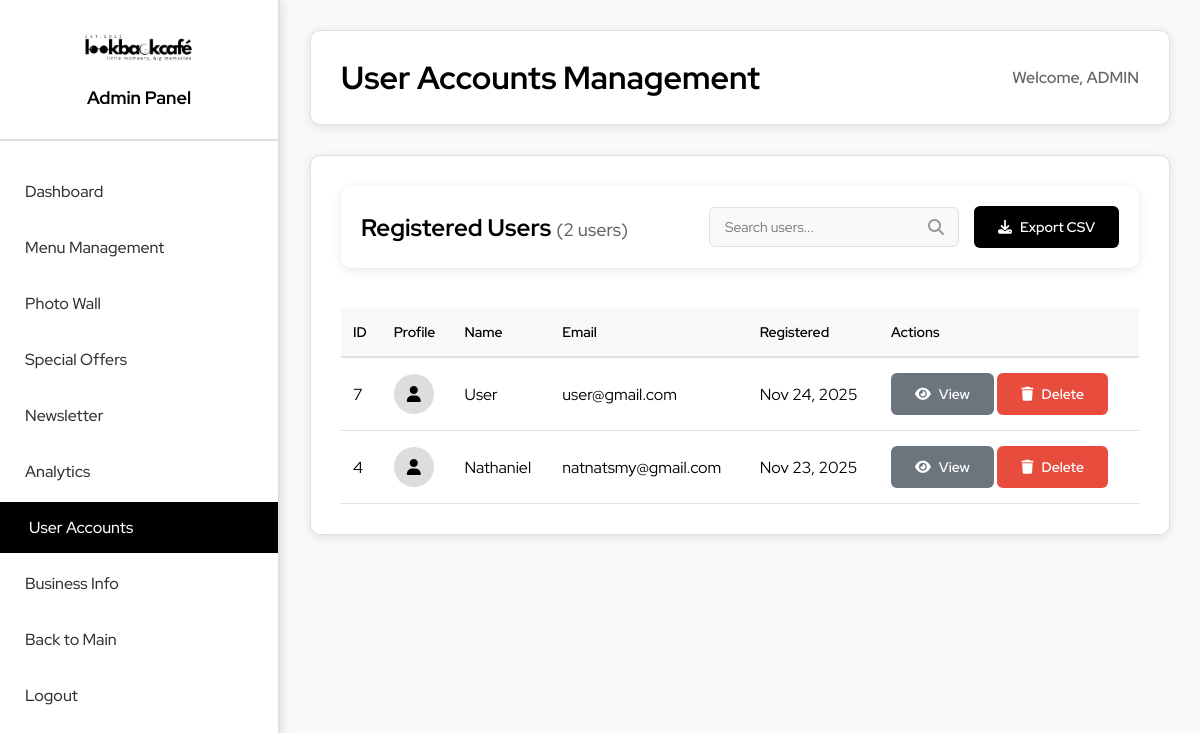
The page /website/user-accounts.php (signed in) on the database its author committed.
### tables this page shows
CREATE TABLE `users` (
  `user_id` int(11) NOT NULL,
  `user_name` varchar(100) NOT NULL,
  `user_email` varchar(255) NOT NULL,
  `password` varchar(255) NOT NULL,
  `user_avatar` varchar(500) DEFAULT NULL,
  `created_at` timestamp NOT NULL DEFAULT current_timestamp()
);

### website/user-accounts.php (the view, shortened to what this page needs)
<?php
require_once 'config/db.php';
$users = $conn->query("SELECT * FROM users ORDER BY created_at DESC");
$userCount = $users->num_rows;
?>
<!DOCTYPE html>
<html lang="en">
<head>
    <link rel="stylesheet" href="../resources/css/admindash.css">
    <link rel="stylesheet" href="../resources/css/user-accounts.css">
    <link rel="stylesheet" href="https://cdnjs.cloudflare.com/ajax/libs/font-awesome/6.4.0/css/all.min.css">
</head>
<body>
    <div class="admin-container">
        <div class="sidebar">
            <div class="logo-section">
                <img src="../resources/img/LOGIN/logo.jpg" alt="Look Back Café" class="logo">
                <h2>Admin Panel</h2>
            </div>
            <nav class="admin-nav">
                <ul>
                    <li><a href="admindash.php">Dashboard</a></li>
                    <li><a href="menumanagement.php">Menu Management</a></li>
                    <li><a href="photowall.php">Photo Wall</a></li>
                    <li><a href="special.php">Special Offers</a></li>
                    <li><a href="newsletter.php">Newsletter</a></li>
                    <li><a href="analytics.php">Analytics</a></li>
                    <li class="active"><a href="user-accounts.php">User Accounts</a></li>
                    <li><a href="business-info.php">Business Info</a></li>
                    <li><a href="main.php">Back to Main</a></li>
                    <li><a href="auth/logout.php">Logout</a></li>
                </ul>
            </nav>
        </div>
        <div class="main-content">
            <header class="admin-header">
                <h1>User Accounts Management</h1>
                <div class="user-info">
                    <span>Welcome, <?php echo htmlspecialchars($_SESSION['user_name']); ?></span>
                </div>
            </header>
            <div class="users-section">
                <div class="section-header">
                    <h2>Registered Users <span class="user-count">(<?php echo $userCount; ?> users)</span></h2>
                    <div class="section-actions">
                        <div class="search-box">
                            <input type="text" id="searchUsers" placeholder="Search users..." <?php echo $userCount === 0 ? 'disabled' : ''; ?>>
                            <i class="fas fa-search"></i>
                        </div>
                        <button class="btn btn-primary" onclick="exportUsers()" <?php echo $userCount === 0 ? 'disabled' : ''; ?>>
                            <i class="fas fa-download"></i> Export CSV
                        </button>
                    </div>
                </div>
                <?php if ($userCount === 0): ?>
                <div class="empty-state">
                    <i class="fas fa-users"></i>
                    <h3>No Users Registered Yet</h3>
                    <p>User accounts will appear here once users start registering on your website.</p>
                    <div class="empty-state-actions">
                        <button class="btn btn-secondary" onclick="location.reload()">
                            <i class="fas fa-sync"></i> Check for New Users
                        </button>
                    </div>
                </div>
                <?php else: ?>
                <div class="users-table-container">
                    <table class="users-table">
                        <thead>
                            <tr>
                                <th>ID</th>
                                <th>Profile</th>
                                <th>Name</th>
                                <th>Email</th>
                                <th>Registered</th>
                                <th>Actions</th>
                            </tr>
                        </thead>
                        <tbody id="usersTableBody">
                            <?php while ($user = $users->fetch_assoc()): ?>
                            <tr>
                                <td><?php echo $user['user_id']; ?></td>
                                <td>
                                    <?php if ($user['user_avatar']): ?>
                                        <img src="<?php echo htmlspecialchars($user['user_avatar']); ?>" alt="Avatar" class="user-avatar-img">
                                    <?php else: ?>
                                        <div class="user-avatar-placeholder">
                                            <i class="fas fa-user"></i>
                                        </div>
                                    <?php endif; ?>
                                </td>
                                <td><?php echo htmlspecialchars($user['user_name']); ?></td>
                                <td><?php echo htmlspecialchars($user['user_email']); ?></td>
                                <td><?php echo date('M j, Y', strtotime($user['created_at'])); ?></td>
                                <td>
                                    <button class="btn btn-sm btn-secondary" onclick="viewUser(<?php echo $user['user_id']; ?>, '<?php echo htmlspecialchars($user['user_name']); ?>', '<?php echo htmlspecialchars($user['user_email']); ?>', '<?php echo $user['created_at']; ?>')">
                                        <i class="fas fa-eye"></i> View
                                    </button>
                                    <form method="POST" class="inline-delete-form" onsubmit="return confirm('Are you sure you want to delete this user?')">
                                        <button type="submit" name="delete_user" class="btn btn-sm btn-delete">
                                            <i class="fas fa-trash"></i> Delete
                                        </button>
                                    </form>
                                </td>
                            </tr>
                            <?php endwhile; ?>
                        </tbody>
                    </table>
                </div>
                <?php endif; ?>
            </div>
        </div>
    </div>
</body>
</html>

### resources/css/admindash.css (style rules this page uses)
* { margin: 0; padding: 0; box-sizing: border-box; }
body { font-family: 'Red Hat Display', sans-serif; background: #ffffff; color: #000000; }
.admin-container { display: flex; min-height: 100vh; }
.sidebar { width: 280px; background: #ffffff; color: #000000; position: fixed; height: 100vh; overflow-y: auto; border-right: 2px solid #e0e0e0; box-shadow: 2px 0 10px rgba(0,0,0,0.1); }
.logo-section { padding: 30px 20px; text-align: center; border-bottom: 2px solid #e0e0e0; }
.logo { max-width: 120px; margin-bottom: 15px; }
.logo-section h2 { font-size: 18px; font-weight: 700; color: #000000; }
.admin-nav ul { list-style: none; padding: 20px 0; }
.admin-nav li { margin: 5px 0; }
.admin-nav a { display: flex; align-items: center; padding: 15px 25px; color: #333333; text-decoration: none; transition: all 0.3s ease; font-weight: 500; }
.admin-nav a:hover, .admin-nav li.active a { background: #000000; color: #ffffff; border-left: 4px solid #000000; }
.main-content { flex: 1; margin-left: 280px; padding: 30px; background: #f8f9fa; }
.admin-header { background: white; padding: 25px 30px; border-radius: 10px; box-shadow: 0 2px 10px rgba(0,0,0,0.1); margin-bottom: 30px; display: flex; justify-content: space-between; align-items: center; border: 1px solid #e0e0e0; }
.admin-header h1 { color: #000000; font-size: 32px; font-weight: 700; }
.user-info { color: #666666; font-weight: 600; font-size: 16px; }
.btn-delete { background: #e74c3c; color: white; border: none; padding: 8px 15px; border-radius: 5px; cursor: pointer; font-size: 0.9em; }
.btn-sm { padding: 5px 10px; font-size: 0.8em; }
.section-header { display: flex; justify-content: space-between; align-items: center; margin-bottom: 20px; padding: 20px; background: white; border-radius: 10px; box-shadow: 0 2px 10px rgba(0,0,0,0.1); }
.section-header h2 { margin: 0; color: #333; }
.btn { padding: 10px 20px; border: none; border-radius: 5px; cursor: pointer; font-size: 1em; font-weight: 500; transition: background-color 0.3s ease; display: inline-flex; align-items: center; gap: 8px; }
.btn-primary { background: #3498db; color: white; }
.btn-secondary { background: #95a5a6; color: white; }
.btn { padding: 12px 24px; border: none; border-radius: 6px; font-family: 'Red Hat Display', sans-serif; font-weight: 600; cursor: pointer; transition: all 0.3s ease; text-decoration: none; display: inline-block; text-align: center; font-size: 14px; }
.btn-primary { background: #000000; color: white; border: 2px solid #000000; }
.btn-sm { padding: 8px 12px; font-size: 12px; flex: 1; }
.section-header { display: flex; justify-content: space-between; align-items: center; margin-bottom: 25px; }
.section-header h2 { color: #000000; font-size: 24px; font-weight: 700; margin: 0; }
.users-section { background: white; padding: 30px; border-radius: 10px; box-shadow: 0 2px 10px rgba(0,0,0,0.1); border: 1px solid #e0e0e0; }
.section-header { display: flex; justify-content: space-between; align-items: center; margin-bottom: 25px; flex-wrap: wrap; gap: 15px; }
.user-count { color: #666666; font-size: 18px; font-weight: 500; }
.section-actions { display: flex; gap: 15px; align-items: center; flex-wrap: wrap; }
.search-box { position: relative; min-width: 250px; }
.search-box input { width: 100%; padding: 10px 40px 10px 15px; border: 1px solid #e0e0e0; border-radius: 6px; font-family: 'Red Hat Display', sans-serif; font-size: 14px; transition: border-color 0.3s ease; background-color: #f8f9fa; }
.search-box i { position: absolute; right: 15px; top: 50%; transform: translateY(-50%); color: #999; }
.users-table-container { overflow-x: auto; margin-top: 20px; }
.users-table { width: 100%; border-collapse: collapse; margin-top: 10px; }
.users-table th { background-color: #f8f9fa; font-weight: 600; color: #000000; padding: 15px 12px; text-align: left; border-bottom: 2px solid #e0e0e0; font-size: 14px; }
.users-table td { padding: 15px 12px; border-bottom: 1px solid #e0e0e0; vertical-align: middle; }
.btn-secondary { background: #6c757d; color: white; border: 2px solid #6c757d; }
.section-header { display: flex; justify-content: space-between; align-items: center; margin-bottom: 30px; flex-wrap: wrap; gap: 15px; }
.btn { padding: 12px 24px; border: none; border-radius: 6px; font-family: 'Red Hat Display', sans-serif; font-weight: 600; cursor: pointer; display: inline-flex; align-items: center; gap: 8px; }
.btn-primary { background: #000000; color: white; }
.btn-secondary { background: #6c757d; color: white; }

### rows shown on the page
users: user_id "7", user_name "User", user_email "user@gmail.com", created_at "Nov 24, 2025"
users: user_id "4", user_name "Nathaniel", user_email "natnatsmy@gmail.com", created_at "Nov 23, 2025"

### other values the page prints
$_SESSION['user_name'] "ADMIN"
$userCount "2"
